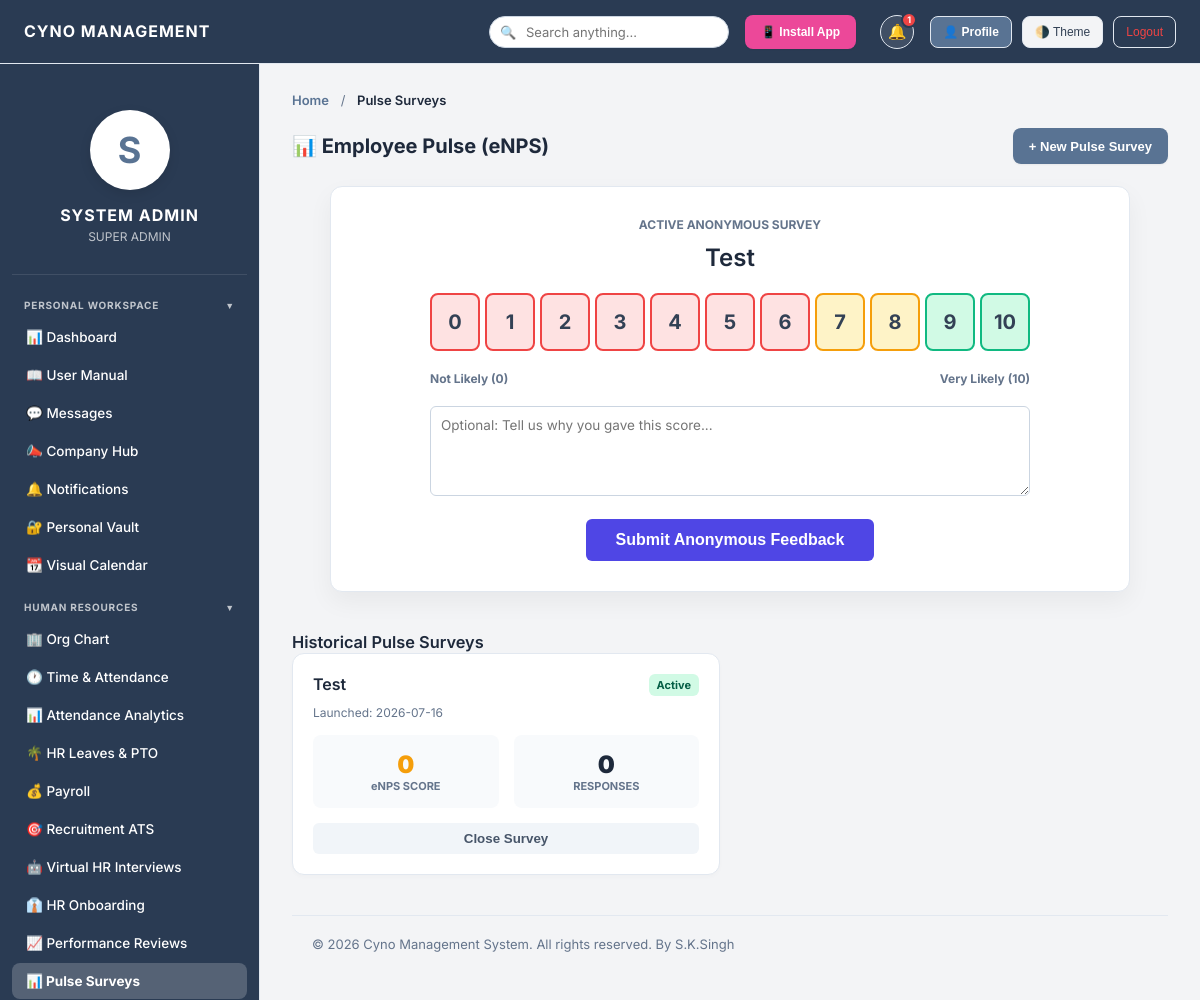
Page /pulse_surveys.php (signed in) on the committed database.
### tables this page shows
CREATE TABLE pulse_surveys (
        id INTEGER PRIMARY KEY AUTOINCREMENT,
        question TEXT NOT NULL,
        status TEXT DEFAULT 'Active',
        created_by TEXT,
        created_at DATETIME DEFAULT CURRENT_TIMESTAMP
    );

### includes/db.php (called while the page is built, shortened)
<?php
function hasPermission($pdo, $permission_key) {
    if (in_array($_SESSION['role'], ['Admin', 'Super Admin']) || $_SESSION['role'] === 'Super Admin') return true;
    return false;
}

### pulse_surveys.php (the view, shortened to what this page needs)
<?php
require_once 'includes/db.php';
require_once 'includes/header.php';
require_once 'includes/sidebar.php';
try {
    $pdo->exec("CREATE TABLE IF NOT EXISTS pulse_surveys (
        id INTEGER PRIMARY KEY AUTO_INCREMENT,
        question TEXT NOT NULL,
        status VARCHAR(255) DEFAULT 'Active',
        created_by TEXT,
        created_at DATETIME DEFAULT CURRENT_TIMESTAMP
    )");
    $pdo->exec("CREATE TABLE IF NOT EXISTS pulse_responses (
        id INTEGER PRIMARY KEY AUTO_INCREMENT,
        survey_id INTEGER NOT NULL,
        score INTEGER NOT NULL,
        comment TEXT,
        created_at DATETIME DEFAULT CURRENT_TIMESTAMP
    )");
} catch (Exception $e) {}
$isHR = hasPermission($pdo, 'manage_users') || in_array($_SESSION['role'], ['Admin', 'Super Admin']);
$activeSurvey = $pdo->query("SELECT * FROM pulse_surveys WHERE status = 'Active' ORDER BY created_at DESC LIMIT 1")->fetch(PDO::FETCH_ASSOC);
$allSurveys = [];
if ($isHR) {
    $surveys = $pdo->query("SELECT * FROM pulse_surveys ORDER BY created_at DESC")->fetchAll(PDO::FETCH_ASSOC);
    foreach ($surveys as $s) {
        $resp = $pdo->prepare("SELECT score FROM pulse_responses WHERE survey_id = ?");
        $resp->execute([$s['id']]);
        $scores = $resp->fetchAll(PDO::FETCH_COLUMN);
        $total = count($scores);
        $enps = 0;
        $s['total_responses'] = $total;
        $s['enps'] = $enps;
        $allSurveys[] = $s;
    }
}
?>
<div class="content-section active">
    <div class="section-header">
        <h2>📊 Employee Pulse (eNPS)</h2>
        <?php if($isHR): ?>
        <button class="add-button" onclick="document.getElementById('surveyModal').style.display='flex'">+ New Pulse Survey</button>
        <?php endif; ?>
    </div>
    <?php if($activeSurvey): ?>
    <div style="background:white; border-radius:12px; padding:30px; border:1px solid #e2e8f0; box-shadow:0 10px 25px rgba(0,0,0,0.05); text-align:center; max-width:800px; margin:0 auto 40px auto;">
        <div style="font-size:12px; color:#64748b; font-weight:bold; text-transform:uppercase; margin-bottom:10px;">Active Anonymous Survey</div>
        <h3 style="font-size:24px; color:#1e293b; margin-top:0; margin-bottom:20px;"><?= htmlspecialchars($activeSurvey['question']) ?></h3>
        <form method="POST" action="controllers/save_survey.php">
            <div style="display:flex; justify-content:space-between; max-width:600px; margin:0 auto 20px auto; gap:5px;">
                <?php for($i=0; $i<=10; $i++):
                    $color = $i <= 6 ? '#fee2e2' : ($i <= 8 ? '#fef3c7' : '#d1fae5');
                    $border = $i <= 6 ? '#ef4444' : ($i <= 8 ? '#f59e0b' : '#10b981');
                ?>
                <label style="flex:1; cursor:pointer;">
                    <div class="score-box" style="background:<?= $color ?>; border:2px solid <?= $border ?>; border-radius:8px; padding:15px 0; font-size:20px; font-weight:bold; transition:transform 0.1s;" onclick="document.querySelectorAll('.score-box').forEach(b=>b.style.transform='scale(1)'); this.style.transform='scale(1.1)';">
                        <?= $i ?>
                    </div>
                </label>
                <?php endfor; ?>
            </div>
            <div style="display:flex; justify-content:space-between; max-width:600px; margin:0 auto 20px auto; font-size:12px; color:#64748b; font-weight:bold;">
                <span>Not Likely (0)</span>
                <span>Very Likely (10)</span>
            </div>
            <textarea name="comment" rows="3" placeholder="Optional: Tell us why you gave this score..." style="width:100%; max-width:600px; padding:10px; border:1px solid #cbd5e1; border-radius:6px; margin-bottom:20px;"></textarea>
            <div>
                <button type="submit" style="background:#4f46e5; color:white; border:none; padding:12px 30px; border-radius:6px; font-weight:bold; font-size:16px; cursor:pointer;">Submit Anonymous Feedback</button>
            </div>
        </form>
    </div>
    <?php endif; ?>
    <?php if($isHR): ?>
    <h3 style="color:var(--text-heading);">Historical Pulse Surveys</h3>
    <div style="display:grid; grid-template-columns:repeat(auto-fill, minmax(350px, 1fr)); gap:20px;">
        <?php foreach($allSurveys as $s): ?>
        <div style="background:white; border-radius:12px; border:1px solid #e2e8f0; padding:20px; box-shadow:0 2px 4px rgba(0,0,0,0.02);">
            <div style="display:flex; justify-content:space-between; align-items:flex-start;">
                <h4 style="margin:0 0 10px 0; font-size:16px;"><?= htmlspecialchars($s['question']) ?></h4>
                <span style="padding:4px 8px; border-radius:6px; font-size:11px; font-weight:bold; <?= $s['status']=='Active' ? 'background:#d1fae5; color:#065f46;' : 'background:#f3f4f6; color:#475569;' ?>">
                    <?= $s['status'] ?>
                </span>
            </div>
            <div style="font-size:12px; color:#64748b; margin-bottom:15px;">Launched: <?= substr($s['created_at'], 0, 10) ?></div>
            <div style="display:flex; gap:15px; margin-bottom:15px;">
                <div style="flex:1; background:#f8fafc; padding:15px; border-radius:8px; text-align:center;">
                    <div style="font-size:24px; font-weight:900; color:<?= $s['enps'] > 0 ? '#10b981' : ($s['enps'] < 0 ? '#ef4444' : '#f59e0b') ?>;">
                        <?= $s['enps'] ?>
                    </div>
                    <div style="font-size:11px; color:#64748b; font-weight:bold;">eNPS SCORE</div>
                </div>
                <div style="flex:1; background:#f8fafc; padding:15px; border-radius:8px; text-align:center;">
                    <div style="font-size:24px; font-weight:900; color:#1e293b;"><?= $s['total_responses'] ?></div>
                    <div style="font-size:11px; color:#64748b; font-weight:bold;">RESPONSES</div>
                </div>
            </div>
            <?php if($s['status'] === 'Active'): ?>
            <form method="POST" action="controllers/save_survey.php" onsubmit="return confirm('Close this survey?')">
                <button type="submit" style="width:100%; background:#f1f5f9; color:#475569; border:none; padding:8px; border-radius:6px; font-weight:bold; cursor:pointer;">Close Survey</button>
            </form>
            <?php endif; ?>
        </div>
        <?php endforeach; ?>
    </div>
    <?php endif; ?>
</div>
<?php require_once 'includes/footer.php'; ?>

### assets/css/style.css (style rules this page uses)
:root { --bg-body: #f3f4f6; --bg-header: #2a3b53; --bg-sidebar: #2a3b53; --bg-main: #f3f4f6; --bg-card: #ffffff; --bg-hover: rgba(255, 255, 255, 0.1); --border-card: #e2e8f0; --text-heading: #1e293b; --text-body: #334155; --text-muted: #64748b; --input-bg: #ffffff; --input-border: #cbd5e1; --table-header: #f8fafc; --primary-color: #597393; --primary-hover: #475f7e; --primary-light: rgba(255, 255, 255, 0.15); --success: #10b981; --warning: #f59e0b; --danger: #ef4444; --modal-overlay: rgba(15,23,42,0.6); --shadow-xs: 0 1px 2px 0 rgba(0, 0, 0, 0.05); --shadow-sm: 0 4px 6px -1px rgba(0, 0, 0, 0.05), 0 2px 4px -2px rgba(0, 0, 0, 0.05); --shadow-soft: 0 10px 25px -5px rgba(0, 0, 0, 0.05), 0 8px 10px -6px rgba(0, 0, 0, 0.05); --radius-sm: 8px; --radius-md: 12px; --radius-lg: 16px; --sidebar-w: 260px; --header-h: 64px; }
*, *::before, *::after { margin:0; padding:0; box-sizing:border-box; }
html { font-size:14px; -webkit-font-smoothing:antialiased; }
body { font-family:'Inter',system-ui,sans-serif; background:var(--bg-body); color:var(--text-body); min-height:100vh; overflow:hidden; }
h1,h2,h3,h4,h5,h6 { font-weight:600; color:var(--text-heading); line-height:1.3; }
.content-section.active { display:block; }
.section-header, .header-action { display:flex; justify-content:space-between; align-items:center; margin-bottom:22px; }
.section-header h2, .header-action h2 { font-size:20px; font-weight:700; color:var(--text-heading); margin:0; }
.add-button, .btn-primary, .btn, button.submit, .submit { display:inline-flex; align-items:center; gap:6px; height:36px; padding:0 16px; background:var(--primary-color); color:#fff; border:none; border-radius:var(--radius-sm); font-size:13px; font-weight:600; cursor:pointer; transition:background .2s, transform .1s, box-shadow .2s; white-space:nowrap; box-shadow:var(--shadow-xs); }
.form-group input, .form-group select, .form-group textarea, input[type="text"], input[type="email"], input[type="number"], input[type="password"], input[type="date"], input[type="month"], select, textarea { width:100%; padding:10px 14px; border:1px solid var(--input-border); border-radius:var(--radius-md); font-size:13.5px; font-family:inherit; background:var(--input-bg); color:var(--text-body); transition:border-color .2s ease, box-shadow .2s ease, transform .2s ease; outline:none; }
textarea { resize:vertical; min-height:90px; }
.content-section.active { animation: fadeInUp .35s ease-out; }

### rows in the picture
pulse_surveys: question "Test", status "Active", created_at "2026-07-16", enps "0", total_responses "0"

### other values in the picture
$GLOBAL_SETTINGS['company_name'] "CYNO MANAGEMENT"
$_notifCount "1"
substr($_SESSION['name'],0,1) "S"
$_SESSION['name'] "SYSTEM ADMIN"
$_SESSION['role'] "SUPER ADMIN"
$pageTitle "Pulse Surveys"
